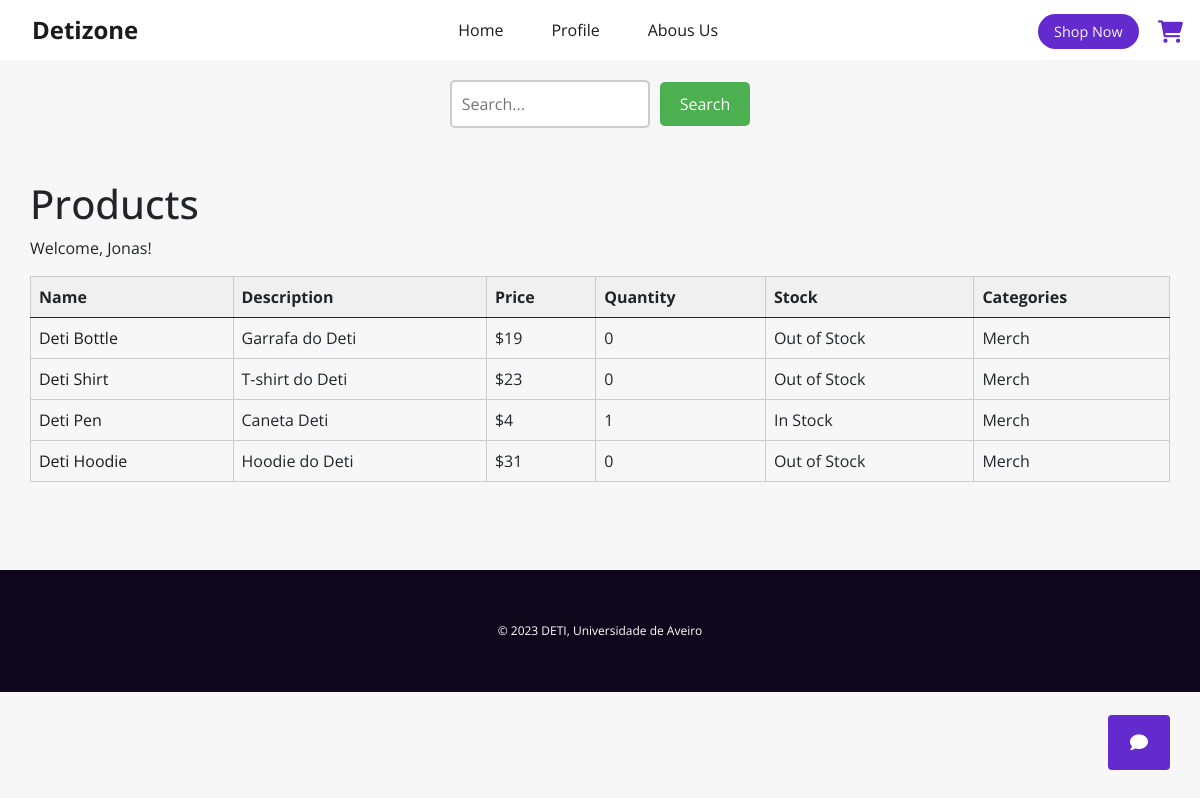
Screenshot of /products (signed in) with the database file from the repository.
### tables this page shows
CREATE TABLE products ( 
        id INTEGER PRIMARY KEY AUTOINCREMENT,
        quantity TEXT NOT NULL,
        stock BOOLEAN,
        description TEXT NOT NULL,
        name TEXT NOT NULL UNIQUE,
        file_path VARCHAR(255) NOT NULL,
        price TEXT NOT NULL,
        categories TEXT NOT NULL
    );

### website/views.py (the view)
@views.route("/products", methods=['GET', 'POST'])
def products():
    if request.method == 'POST':
        query = request.form['query'].upper().split(" ")
        lista_produtos = get_specific_products(query)
        return render_template('products.html',lista=lista_produtos,user=session['user']["username"])
    else:
        if ('user' in session):
            return render_template('products.html',lista=get_products(),user=session['user']["username"])
        else:
            return redirect(url_for('auth.login'))

### website/database.py (called while the page is built)
def get_products():
    with sqlite3.connect(db_path) as con:
        cur = con.cursor()
        cur.execute(f"""
            SELECT quantity, stock, description, name, file_path, price, categories FROM products;
            """)
        products = cur.fetchall()
        return products

### website/templates/products.html (shortened to what this page needs)
{% extends "base.html" %}
{% block head %}
<link rel="stylesheet" href="{{url_for('static', filename='css/products.css')}}">
{% endblock %}
{% block body %}
<form method="POST" action="/products">
    <input type="text" name="query" placeholder="Search...">
    <button type="submit">Search</button>
</form>
<div class="container">
    <h1>Products</h1>
    <p>Welcome, {{ user }}!</p>
    <table class="table table-bordered">
        <thead>
            <tr>
                <th>Name</th>
                <th>Description</th>
                <th>Price</th>
                <th>Quantity</th>
                <th>Stock</th>
                <th>Categories</th>
            </tr>
        </thead>
        <tbody>
            {% for product in lista %}
            <tr>
                <td><a href="/product?value={{ product[3] }}">{{ product[3] }}</a></td>
                <td>{{ product[2] }}</td>
                <td>${{ product[5] }}</td>
                <td>{{ product[0] }}</td>
                <td>
                    {% if product[1] == 1 %}
                    In Stock
                    {% else %}
                    Out of Stock
                    {% endif %}
                </td>
                <td>{{ product[6] }}</td>
            </tr>
            {% endfor %}
        </tbody>
    </table>
</div>
{% endblock %}

### website/templates/base.html (shortened to what this page needs)
<!DOCTYPE html>
<html lang="en">
<head>
    <link rel="stylesheet" href="{{url_for('static', filename='css/bootstrap.css')}}">
    <link
    href="https://cdnjs.cloudflare.com/ajax/libs/font-awesome/6.0.0/css/all.min.css"
    rel="stylesheet"
    />
    <link href="https://fonts.cdnfonts.com/css/amazon-ember" rel="stylesheet">
    <link rel="stylesheet" href="https://cdn.jsdelivr.net/npm/bootstrap-icons@1.10.5/font/bootstrap-icons.css">
    <link href="https://cdn.jsdelivr.net/npm/bootstrap@5.0.2/dist/css/bootstrap.min.css" rel="stylesheet">    {% block head %}{% endblock %}
    <link rel="stylesheet" href=" {{ url_for('static', filename='css/base.css') }}">
    <link rel="stylesheet" href=" {{ url_for('static', filename='css/style.css') }}">
</head>
    <header>
      <div class="navbar">
          <div class="logo"><a href="/">Detizone</a></div>
          <ul class="links">
              <li><a href="/">Home</a></li>
              <li><a href="/profile">Profile</a></li>
              <li><a href="/about">Abous Us</a></li>
          </ul>
          <div class="col-r">
            <a href="/products" class="action_btn">Shop Now</a>
            <a href="/cart" class="shop-cart"><i class="fa-solid fa-shopping-cart"></i></a>
          </div>
      </div>
  </header>
  {% block body %}
  {% endblock %}
  <form method="post" action="/conversations" id="conversationsForm">
    <button class="chatStickyBtn" id="chatStickyBtn" type="submit">
      <i class="fas fa-comment"></i>
    </button>
  </form>
  <footer class="footer">
    <div class="container">
      <p>© 2023 DETI, Universidade de Aveiro</p>
    </div>
  </footer>
</html>

### website/static/css/products.css (style rules this page uses)
.container { margin-top: 20px; }
.table { width: 100%; }
.table th { background-color: #f0f0f0; }
.table-bordered th, .table-bordered td { border: 1px solid #ccc; padding: 8px; }
form { display: flex; justify-content: center; align-items: center; margin: 20px; }
input[type="text"] { width: 200px; padding: 10px; border: 2px solid #ccc; border-radius: 5px; }
button { background-color: #4CAF50; color: white; border: none; border-radius: 5px; padding: 10px 20px; margin-left: 10px; cursor: pointer; }

### website/static/css/base.css (style rules this page uses)
* { margin: 0; padding: 0; box-sizing: border-box; font-family: 'Open Sans', sans-serif; }
li { list-style: none; }
a { text-decoration: none; color: rgb(27, 27, 27); font-size: 1rem; transition: all 0.3s ease; }
header { position: relative; padding: 0 2rem; background-color: rgb(255,255,255); }
.navbar { width: 100%; height: 60px; max-width: 1200px; margin: 0 auto; display: flex; align-items: center; justify-content: space-between; }
.navbar .logo a { font-size: 1.5rem; font-weight: bold; }
.navbar .links { display: flex; gap: 3rem; margin: 0; padding: 0; }
.col-r .action_btn, .action_btn { background-color: rgb(99, 42, 206); font-family: 'Open Sans', sans-serif !important; color: rgb(247,247,247); padding: 0.5rem 1rem; border: none; outline: none; border-radius: 20px; font-size: 0.9rem; cursor: pointer; transition: all 0.3s ease; }
.col-r .shop-cart { position: relative; left: 15px; top: 3px; }
.col-r .shop-cart i { color: rgb(99, 42, 206); font-size: 1.4rem; }
.footer { width: 100%; background-color: rgb(14, 7, 27); padding: 20px 0; }
.footer .container { max-width: 1170px; margin: auto; }
.footer .container p { font-family: 'Open Sans', sans-serif; color: rgb(255, 255, 255); margin-bottom: 0; text-align: center; font-size: 12px; }
.chatStickyBtn { position: fixed; bottom: 30px; right: 30px; background-color: rgb(99, 42, 206); border: 0px; color: white; padding: 14px 22px; font-size: 18px; cursor: pointer; border-radius: 4px; }

### website/static/css/style.css (style rules this page uses)
.container { padding: 2rem 0; }

### rows the page displays
products: name "Deti Bottle", description "Garrafa do Deti", price "19", quantity "0", stock "Out of Stock", categories "Merch"
products: name "Deti Shirt", description "T-shirt do Deti", price "23", quantity "0", stock "Out of Stock", categories "Merch"
products: name "Deti Pen", description "Caneta Deti", price "4", quantity "1", stock "In Stock", categories "Merch"
products: name "Deti Hoodie", description "Hoodie do Deti", price "31", quantity "0", stock "Out of Stock", categories "Merch"

### other values shown
{{ user }} "Jonas"
